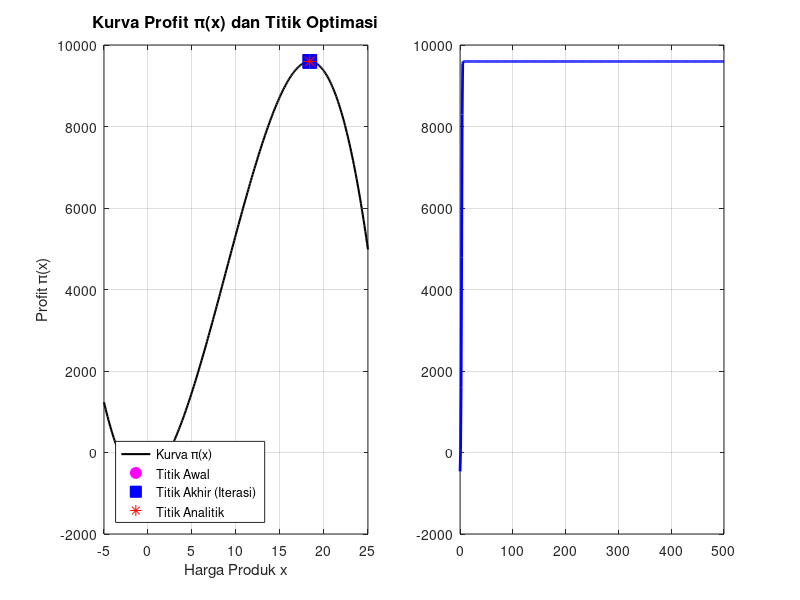

Source code (MATLAB): (Note: this script raises an error after producing the figure.)
% ===================================================== 
%  UTS Matematika Sains Data — Semester Genap 2025/2026 
%  Soal 6.2 (e) — Implementasi Gradient Descent MATLAB
%  Nama  : Muhammad Farand Danendra
%  NIM   : 2510514025 
%  Parameter: N=25, a=2, b=5, K=8, theta0=85, alpha=0.006 
%  Tanggal : 28 April 2026
% ===================================================== 

% Tampilkan timestamp
disp(['Tanggal & Waktu Eksekusi: ', datestr(now)])

%% 1. Inisialisasi Parameter dan Fungsi
x0 = 1;
alpha = 0.006;
iter_max = 500;

% Definisi fungsi profit dan turunannya (menggunakan operator elemen-wise untuk plot)
pi_f = @(x) -3*x.^3 + 80*x.^2 + 100*x - 640;
dpi  = @(x) -9*x.^2 + 160*x + 100;

%% 2. Solusi Analitik (Pencarian Akar dengan Rumus ABC)
% -9x^2 + 160x + 100 = 0
x_analitik = (-160 - sqrt(160^2 - 4*(-9)*(100))) / (2*(-9)); 
pi_analitik = pi_f(x_analitik);

%% 3. Proses Iterasi Gradient Descent
x_hist = zeros(iter_max + 1, 1);
pi_hist = zeros(iter_max + 1, 1);

x_curr = x0;
x_hist(1) = x_curr;
pi_hist(1) = pi_f(x_curr);

for k = 1:iter_max
    % Update Rule
    x_curr = x_curr + alpha * dpi(x_curr);

    % Simpan histori
    x_hist(k+1) = x_curr;
    pi_hist(k+1) = pi_f(x_curr);
end

% Ekstrak titik akhir dari iterasi
x_star = x_hist(end);
pi_star = pi_hist(end);

%% 4. Visualisasi (Plotting)
figure('Name', '6.2(e) Gradient Descent Optimization', 'Position', [100, 100, 1100, 500]);

% --- Subplot 1: Lanskap Kurva Profit pi(x) ---
subplot(1, 2, 1);
x_range = -5:0.1:25;
plot(x_range, pi_f(x_range), 'k-', 'LineWidth', 1.5); hold on; grid on;

% Plot Titik-titik Penting
plot(x0, pi_f(x0), 'mo', 'MarkerSize', 8, 'MarkerFaceColor', 'm', 'DisplayName', 'Titik Awal (x_0 = 1)');
plot(x_star, pi_star, 'bs', 'MarkerSize', 10, 'MarkerFaceColor', 'b', 'DisplayName', 'Titik Akhir Iterasi (x^*)');
plot(x_analitik, pi_analitik, 'r*', 'MarkerSize', 10, 'DisplayName', 'Solusi Analitik');

title('Kurva Profit \pi(x) dan Titik Optimasi', 'FontSize', 12);
xlabel('Harga Produk x', 'FontSize', 11);
ylabel('Profit \pi(x)', 'FontSize', 11);
legend('Kurva \pi(x)', 'Titik Awal', 'Titik Akhir (Iterasi)', 'Titik Analitik', 'Location', 'southwest');

% --- Subplot 2: Kurva Konvergensi pi(x_k) vs k ---
subplot(1, 2, 2);
plot(0:iter_max, pi_hist, 'b-', 'LineWidth', 2); hold on; grid on;

% Garis referensi target analitik
yline(pi_analitik, 'r--', 'LineWidth', 1.5, 'DisplayName', 'Target Max Profit (Analitik)');
plot(0, pi_hist(1), 'mo', 'MarkerSize', 8, 'MarkerFaceColor', 'm', 'DisplayName', 'Start');

title('Konvergensi \pi(x_k) vs Iterasi (k)', 'FontSize', 12);
xlabel('Iterasi ke-k', 'FontSize', 11);
ylabel('Nilai Profit \pi(x_k)', 'FontSize', 11);
legend('Histori Konvergensi', 'Target Analitik', 'Titik Awal', 'Location', 'southeast');
ylim([-1000 12000]); % Memastikan batas Y terlihat proporsional

%% 5. Tampilkan Hasil ke Command Window
fprintf('--- HASIL OPTIMASI ---\n');
fprintf('Solusi Analitik (Eksak)  : x = %.6f | Profit = %.6f\n', x_analitik, pi_analitik);
fprintf('Titik Akhir (500 Iterasi): x = %.6f | Profit = %.6f\n', x_star, pi_star);
